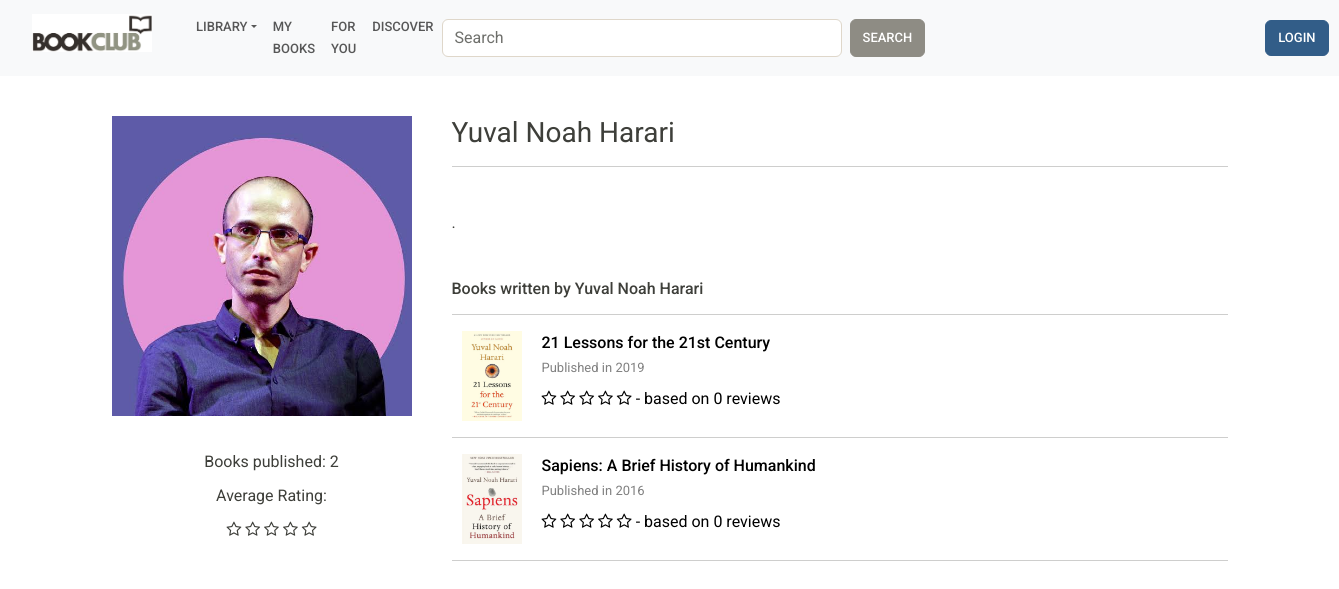
The app's page /author-info/yuval-noah-harari with its own data.
### library/models.py (models this page shows, shortened)
class Author(models.Model):
    name = models.CharField(max_length=250, db_index=True)
    slug = models.SlugField(max_length=250, unique = True)
    description = models.TextField(max_length = 4000, null = True, blank = True)
    image = models.ImageField(null = True, blank = True, default = 'images/default.jpeg', upload_to='images/') #allow author to not have a profile pic (profile_pic = none), otherwise there's gonna be bug
    class Meta:
        verbose_name_plural = "authors"

class Book(models.Model):
    category = models.ManyToManyField(Category)
    title = models.CharField(max_length=250)
    author = models.ForeignKey(Author, null = True, on_delete=models.CASCADE)
    year = models.PositiveIntegerField()
    slug = models.SlugField(max_length=250, unique = True)
    description = models.TextField(max_length=10000, null = True, blank = True)
    image = models.ImageField(upload_to= "images/")
    class Meta:
        verbose_name_plural = "books"
    def get_absolute_url(self):
        return reverse('book-info', args=[self.slug])

### library/views.py (the view)
# urls.py: path("author-info/<slug:author_slug>", views.author_info, name = "list-author")
def author_info(request, author_slug):
    author = get_object_or_404(Author, slug = author_slug)
    wiki_wiki = wikipediaapi.Wikipedia('bookclub (hungnc888@gmail.com)' , 'en')
    author_wiki_slug = "_".join(map(lambda x: x.capitalize(), author.slug.split('-')))
    print(author_wiki_slug)
    author_summary = " ".join(wiki_wiki.page(author_wiki_slug).summary.split('.')[0:2]) + "."
    books = Book.objects.filter(author = author).annotate(rating = Avg("reviews__rating"), review_count = Count("reviews"))
    avg_rating = Review.objects.filter(book__author = author).aggregate(Avg("rating"))
    context = {
        "author": author,
        "books": books,
        "avg_rating": avg_rating,
        "author_summary": author_summary
    }
    return render(request, 'library/author-info.html', context)

### library/models.py (called while the page is built)
    def get_absolute_url(self):
        return reverse('list-category', args=[self.slug])

### library/views.py (called while the page is built)
def categories(request):
    all_categories = Category.objects.all()
    context = {'all_categories': all_categories}
    return(context)

### library/templates/library/author-info.html (shortened to what this page needs)
{% extends 'library/base.html'%}
{% load static %}
{% load my_filters %}
{%block content %}
    <div class = "container">
        <div class = "author-container">
            <div class = "author-img">
                <img src = {{author.image.url}}>
                <br>
                <br>
                <p>
                    Books published: {{books|length}}
                </p>
                <p>
                    Average Rating:
                </p>
                <p>
                    {% if avg_rating.rating__avg == None %}
                                <i class="fa fa-star-o star" aria-hidden="true"></i>
                                <i class="fa fa-star-o star" aria-hidden="true"></i>
                                <i class="fa fa-star-o star" aria-hidden="true"></i>
                                <i class="fa fa-star-o star" aria-hidden="true"></i>
                                <i class="fa fa-star-o star" aria-hidden="true"></i>
                    {% endif %}
                </p>
            </div>
            <div class = "author-info">
                <h3>
                    {{author.name}}
                </h3>
                <hr>
                <br>
                <p style = "max-width: 600px; font-size: 16px; line-height: 2rem;">
                    {{author_summary}}
                </p>
                <br>
                <h6 style = "font-weight: 500;">
                    Books written by {{author.name}}
                </h6>
                <hr>
                {% for book in books%}
                <a href = "{{book.get_absolute_url}}">
                    <div class = "book-container">
                        <div class = "book-img">
                            <img src = "{{book.image.url}}">
                        </div>
                        <div class = "book-info">
                            <p style = "font-weight: 500; font-size: 16px; margin-bottom: 3px;">
                                {{book.title}}
                            </p>
                            <p style = "font-size: 13px; margin: 0; color: grey; padding-bottom: 10px;">
                                Published in {{book.year}}
                            </p>
                            <div class = "book-rating">
                                {% if avg_rating.rating__avg == None %}
                                <i class="fa fa-star-o star" aria-hidden="true"></i>
                                <i class="fa fa-star-o star" aria-hidden="true"></i>
                                <i class="fa fa-star-o star" aria-hidden="true"></i>
                                <i class="fa fa-star-o star" aria-hidden="true"></i>
                                <i class="fa fa-star-o star" aria-hidden="true"></i>
                                {% endif %}
                                {{book.rating|floatformat:2}} - based on {{book.review_count}} reviews
                            </div>
                        </div>
                    </div>
                </a>
                <hr>
                {% endfor %}
            </div>
        </div>
    </div>
{% endblock %}

### library/templates/library/author-info.html (style rules this page uses)
.container { align-items: center; justify-content: center; }
.author-container { display: flex; max-width: 1200px; }
.author-container .author-img { width: 300px; height: 100%; }
.author-container .author-img img { width: 100%; }
.author-container .author-img p { width: 100%; text-align: center; box-sizing: border-box; margin: 10px; }
.author-container .author-info { width: calc(100% - 300px); height: 100%; box-sizing: border-box; padding-left: 40px; }
a { text-decoration: none; color: #000; }
.book-container { width: 100%; display: flex; box-sizing: border-box; padding: 0px 10px; }
.book-container .book-img { width: 60px; }
.book-container .book-img img { width: 100%; }
.book-container .book-info { width: calc(100% - 100px); box-sizing: border-box; padding-left: 20px; }

### records on screen
Author: image (picture), name "Yuval Noah Harari"
Book: image (picture), title "21 Lessons for the 21st Century", year "2019", review_count "0"
Book: image (picture), title "Sapiens: A Brief History of Humankind", year "2016", review_count "0"

### other values on screen
{{ books|length }} "2"
{{ author_summary }} "."
